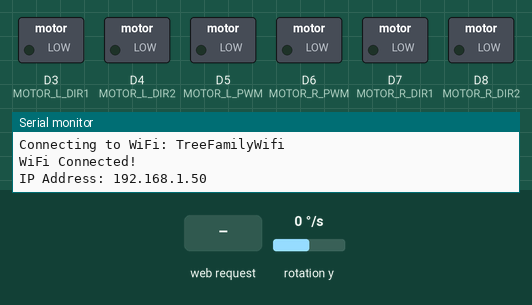
A sketch run on a simulated Arduino Uno R4 WiFi. Parts: switched loads named in the sketch (green lamp = pin HIGH), the last lines printed to the serial monitor. Wiring (inferred from the names in the program): MPU-6050 motion sensor at I2C address 0x68. The inputs (shaded band) are chosen by the test bench; at power-on: rotation y 0 °/s. WiFi joins after 1.5 s; servers stay silent unless stated.

Above: at 4.7 s.
4.8 s: HTTP request GET /start received
At 7.14 s:
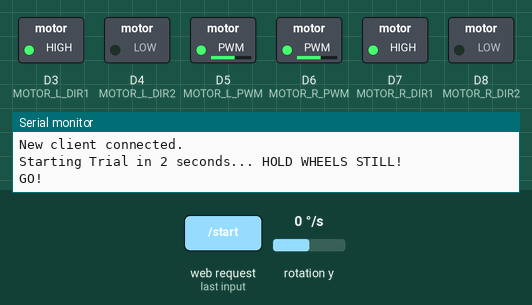
At 7.8 s:
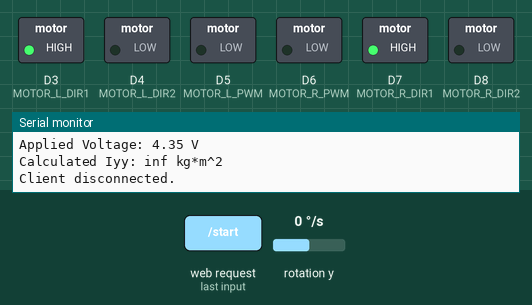
Timing chart, 0 to 9.3 s (numbered marks = the images above; inputs shaded):
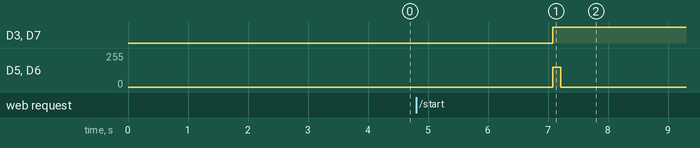

Measured:
- after the input at 4.8 s, D3 (MOTOR_L_DIR1), D7 (MOTOR_R_DIR1): LOW → HIGH after 2.3 s; D5 (MOTOR_L_PWM), D6 (MOTOR_R_PWM): 0/255 → 150/255 after 2.3 s, → 0/255 0.13 s later

The sketch:

inertiaCalc.ino
```cpp
#include <Wire.h>
#include <WiFiS3.h>
// ==========================================
// WIFI CREDENTIALS (CHANGE THESE!)
// ==========================================
char ssid[] = "TreeFamilyWifi";
char pass[] = "HOME54321";
// ==========================================
// PHYSICAL CONSTANTS (from user parameters)
// ==========================================
const float kt = 0.28;      // Torque constant (N*m/A)
const float R = 5.5;        // Motor resistance (Ohms)
const int MPU_ADDR = 0x68;  // I2C address of MPU-6050
// ==========================================
// MOTOR DRIVER PINS (CHANGE TO MATCH YOUR WIRING)
// ==========================================
const int MOTOR_L_PWM = 5;
const int MOTOR_L_DIR1 = 3;
const int MOTOR_L_DIR2 = 4;
const int MOTOR_R_PWM = 6;
const int MOTOR_R_DIR1 = 7;
const int MOTOR_R_DIR2 = 8;
// Web Server
WiFiServer server(80);
struct Sample {
  unsigned long timeUs;
  float rateRad;
};
const int MAX_SAMPLES = 30;
Sample samples[MAX_SAMPLES];
void setup() {
  Serial.begin(115200);
  delay(2000); // 2-second delay so you have time to open Serial Monitor (doesn't block if powered by battery)

  // Initialize I2C and wake up MPU-6050
  Wire.begin();
  Wire.beginTransmission(MPU_ADDR);
  Wire.write(0x6B);
  Wire.write(0x00);
  Wire.endTransmission(true);

  // Set motor pins as outputs
  pinMode(MOTOR_L_PWM, OUTPUT);
  pinMode(MOTOR_L_DIR1, OUTPUT);
  pinMode(MOTOR_L_DIR2, OUTPUT);
  pinMode(MOTOR_R_PWM, OUTPUT);
  pinMode(MOTOR_R_DIR1, OUTPUT);
  pinMode(MOTOR_R_DIR2, OUTPUT);
  stopMotors();

    // Connect to WiFi
  Serial.print("Connecting to WiFi: ");
  Serial.println(ssid);
  WiFi.begin(ssid, pass);
  while (WiFi.status() != WL_CONNECTED) {
    delay(500);
    Serial.print(".");
  }
  Serial.println("\nWiFi Connected!");

  // Wait for DHCP to assign an actual IP address
  while (WiFi.localIP() == IPAddress(0, 0, 0, 0)) {
    delay(500);
    Serial.print("?");
  }
  Serial.println();

  Serial.print("IP Address: ");
  Serial.println(WiFi.localIP());

  server.begin();
}
void loop() {
  WiFiClient client = server.available();
  if (client) {
    Serial.println("New client connected.");
    String currentLine = "";
    float batVoltage = 7.4;
    int motorPWM = 150;
    boolean runTest = false;
    while (client.connected()) {
      if (client.available()) {
        char c = client.read();
        if (c == '\n') {
          if (currentLine.length() == 0) {
            // Send standard HTTP headers
            client.println("HTTP/1.1 200 OK");
            client.println("Content-Type: text/html");
            client.println("Connection: close");
            client.println();
            if (runTest) {
              // Run the trial
              float calculatedIyy = runInertiaTrial(batVoltage, motorPWM);
              sendResultPage(client, calculatedIyy, batVoltage, motorPWM);
            } else {
              sendConfigPage(client);
            }
            break;
          } else {
            if (currentLine.indexOf("GET /start") != -1) {
              runTest = true;
              // Parse voltage
              int voltIdx = currentLine.indexOf("voltage=");
              if (voltIdx != -1) {
                int nextAmp = currentLine.indexOf("&", voltIdx);
                String voltStr = currentLine.substring(voltIdx + 8, nextAmp != -1 ? nextAmp : currentLine.length());
                batVoltage = voltStr.toFloat();
              }
              // Parse PWM
              int pwmIdx = currentLine.indexOf("pwm=");
              if (pwmIdx != -1) {
                int nextSpace = currentLine.indexOf(" ", pwmIdx);
                String pwmStr = currentLine.substring(pwmIdx + 4, nextSpace != -1 ? nextSpace : currentLine.length());
                motorPWM = pwmStr.toInt();
              }
            }
            currentLine = "";
          }
        } else if (c != '\r') {
          currentLine += c;
        }
      }
    }
    client.stop();
    Serial.println("Client disconnected.");
  }
}
// Controls motor speed and direction
void setMotorsPWM(int pwm) {
  // Drive forward
  digitalWrite(MOTOR_L_DIR1, HIGH);
  digitalWrite(MOTOR_L_DIR2, LOW);
  digitalWrite(MOTOR_R_DIR1, HIGH);
  digitalWrite(MOTOR_R_DIR2, LOW);
  analogWrite(MOTOR_L_PWM, pwm);
  analogWrite(MOTOR_R_PWM, pwm);
}
void stopMotors() {
  analogWrite(MOTOR_L_PWM, 0);
  analogWrite(MOTOR_R_PWM, 0);
}
// Read raw MPU-6050 Gyro Y axis (pitch axis)
float readGyroYRadS() {
  Wire.beginTransmission(MPU_ADDR);
  Wire.write(0x45); // Gyro Y register high byte
  Wire.endTransmission(false);
  Wire.requestFrom(MPU_ADDR, 2, true);

  int16_t rawGyroY = (int16_t)((Wire.read() << 8) | Wire.read());
  float gyroY = (float)rawGyroY / 131.0; // Convert to deg/s
  return gyroY * PI / 180.0;            // Convert to rad/s
}
// Runs the dynamic acceleration pulse and returns Iyy
float runInertiaTrial(float batVoltage, int motorPWM) {
  Serial.println("Starting Trial in 2 seconds... HOLD WHEELS STILL!");
  delay(2000);
  // Calibrate Gyro offset (standing still)
  float offsetSum = 0;
  for (int i = 0; i < 50; i++) {
    offsetSum += readGyroYRadS();
    delay(5);
  }
  float gyroOffset = offsetSum / 50.0;
  Serial.println("GO!");
  unsigned long startUs = micros();
  setMotorsPWM(motorPWM);
  for (int i = 0; i < MAX_SAMPLES; i++) {
    samples[i].timeUs = micros() - startUs;
    samples[i].rateRad = readGyroYRadS() - gyroOffset;
    delayMicroseconds(4000); // ~5ms loop time with I2C overhead
  }
  stopMotors();
  Serial.println("Trial Finished!");
  // Linear Regression (Least-Squares) on first 5 samples (~25ms) to find alpha_0
  int regressionSamples = 5;
  float sumX = 0, sumY = 0, sumXY = 0, sumXX = 0;
  for (int i = 0; i < regressionSamples; i++) {
    float t = (float)samples[i].timeUs / 1000000.0; // seconds
    sumX += t;
    sumY += samples[i].rateRad;
    sumXY += t * samples[i].rateRad;
    sumXX += t * t;
  }
  float alpha_0 = (regressionSamples * sumXY - sumX * sumY) / (regressionSamples * sumXX - sumX * sumX);
  alpha_0 = abs(alpha_0); // Take absolute acceleration
  // Calculate Applied Voltage
  float appliedVoltage = batVoltage * (motorPWM / 255.0);
  // Calculate Moment of Inertia Iyy = (kt * V) / (R * alpha_0)
  float Iyy = (kt * appliedVoltage) / (R * alpha_0);
  Serial.print("Initial Accel (alpha_0): "); Serial.print(alpha_0); Serial.println(" rad/s^2");
  Serial.print("Applied Voltage: "); Serial.print(appliedVoltage); Serial.println(" V");
  Serial.print("Calculated Iyy: "); Serial.print(Iyy, 6); Serial.println(" kg*m^2");
  return Iyy;
}
// Config HTML Page
void sendConfigPage(WiFiClient client) {
  client.println("<!DOCTYPE html><html><head><meta name='viewport' content='width=device-width, initial-scale=1'>");
  client.println("<style>body{font-family:sans-serif; background:#121212; color:#fff; text-align:center; padding:20px;}");
  client.println(".card{background:#1e1e1e; border-radius:15px; padding:30px; display:inline-block; box-shadow:0 10px 20px rgba(0,0,0,0.5);}");
  client.println("input{background:#2a2a2a; border:none; border-radius:5px; color:#fff; padding:10px; margin:10px; width:80px; text-align:center;}");
  client.println("button{background:#00bcd4; border:none; border-radius:5px; color:#fff; padding:12px 24px; font-weight:bold; cursor:pointer;}");
  client.println("h2{color:#00bcd4;}</style></head><body>");
  client.println("<div class='card'><h2>Iyy Inertia Calculator</h2>");
  client.println("<p><b>IMPORTANT:</b> Place the chassis suspended from its axles (wheels removed). Hold the axles firmly still so only the chassis rotates.</p>");
  client.println("<form action='/start' method='get'>");
  client.println("Battery Voltage (V): <input type='number' name='voltage' step='0.1' value='7.4'><br>");
  client.println("Test PWM (50-200): <input type='number' name='pwm' value='120'><br><br>");
  client.println("<button type='submit'>Start Trial</button>");
  client.println("</form></div></body></html>");
}
// Result HTML Page
void sendResultPage(WiFiClient client, float Iyy, float voltage, int pwm) {
  client.println("<!DOCTYPE html><html><head><meta name='viewport' content='width=device-width, initial-scale=1'>");
  client.println("<style>body{font-family:sans-serif; background:#121212; color:#fff; text-align:center; padding:20px;}");
  client.println(".card{background:#1e1e1e; border-radius:15px; padding:30px; display:inline-block;}");
  client.println("h2{color:#4caf50;} .val{font-size:32px; font-weight:bold; color:#ffeb3b; margin:15px 0;}");
  client.println(".btn{background:#00bcd4; text-decoration:none; color:#fff; padding:10px 20px; border-radius:5px; display:inline-block; margin-top:20px;}</style></head><body>");
  client.println("<div class='card'><h2>Trial Completed Successfully</h2>");
  client.println("<p>Calculated Moment of Inertia (Iyy):</p>");
  client.println("<div class='val'>" + String(Iyy, 6) + " kg&middot;m<sup>2</sup></div>");
  client.println("<p><b>Details:</b><br>Battery Voltage: " + String(voltage, 1) + " V<br>Test PWM: " + String(pwm) + "</p>");

  // Show table of data points
  client.println("<h3>Logged Data:</h3><table style='margin:0 auto; text-align:left; border-collapse:collapse;'>");
  client.println("<tr><th style='padding:5px 15px;'>Time (ms)</th><th style='padding:5px 15px;'>Gyro Y (rad/s)</th></tr>");
  for (int i = 0; i < MAX_SAMPLES; i++) {
    client.println("<tr><td style='padding:2px 15px;'>" + String(samples[i].timeUs / 1000.0, 1) + "</td>");
    client.println("<td style='padding:2px 15px;'>" + String(samples[i].rateRad, 4) + "</td></tr>");
  }
  client.println("</table>");

  client.println("<a href='/' class='btn'>Configure New Trial</a></div></body></html>");
}
```
